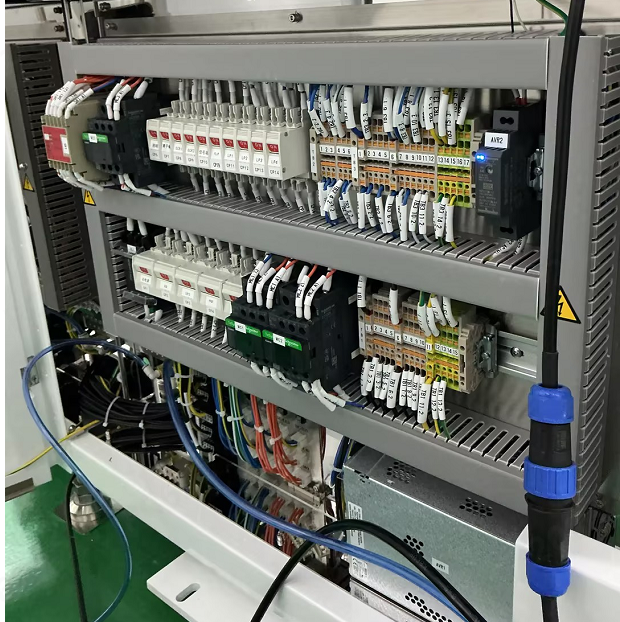
#> input picture examples/cabinets/1/1.png, 620 x 622 px; its folder holds only this picture in this run
$ python -i assembly_auto_review_robust_v2.py   (imports and definitions only)
#> lines starting #> are read from the running program, lines starting #| are printed output that depends on the picture
#> further down, picture is the input picture: shape (622, 620, 3); mean B, G, R 105.5, 112, 107.8
"""V2: automatic local-grid refinement layered over the robust review UI.

The grid is data driven rather than object specific.  Every part of an inspection
area participates.  Stable tiles receive a small Euclidean correction; weak or
large-motion tiles remain visible and are marked uncertain by the parent pipeline.
"""
from __future__ import annotations

import sys
from typing import Any

import cv2
import numpy as np
from PyQt5.QtWidgets import QApplication

import assembly_auto_review_robust as robust


def _ecc_gray(image: np.ndarray) -> np.ndarray:
    gray = cv2.cvtColor(image, cv2.COLOR_BGR2GRAY)
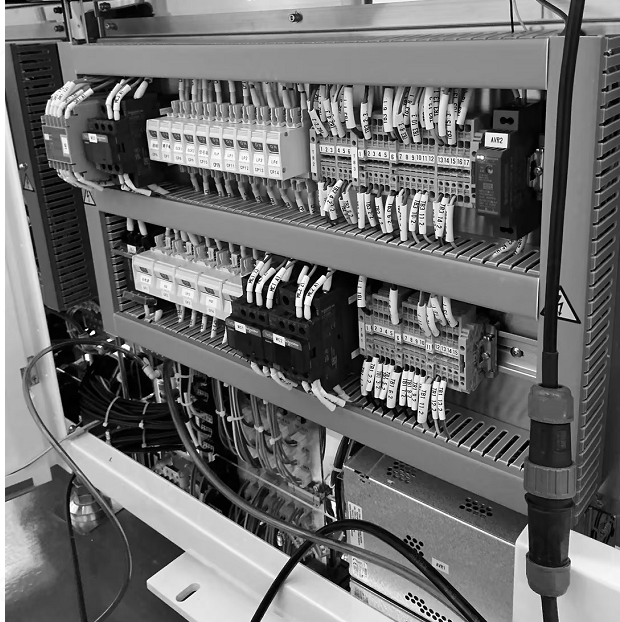
#> gray: shape (622, 620); min 0, max 255, mean 110
    return cv2.GaussianBlur(cv2.normalize(gray, None, 0.0, 1.0, cv2.NORM_MINMAX).astype(np.float32), (5, 5), 0)
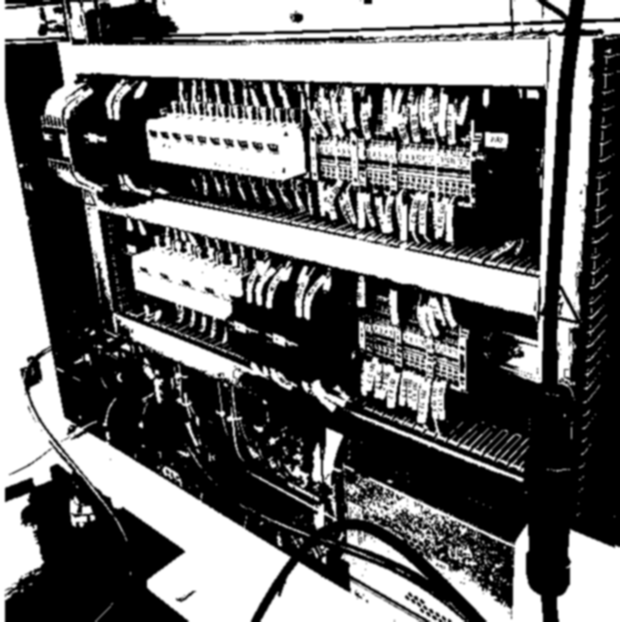
#> returned value: shape (622, 620) float32; min 0, max 1, mean 0.43


# [62 lines left out: function grid_limited_ecc, not called in this run]


robust._limited_local_ecc = grid_limited_ecc


class GridRobustReview(robust.RobustReview):
    pass


# [6 lines left out: function main, not called in this run]


# [2 lines not run here, left out]

>>> import cv2
>>> picture = cv2.imread('../examples/cabinets/1/1.png')
>>> result = _ecc_gray(picture)
